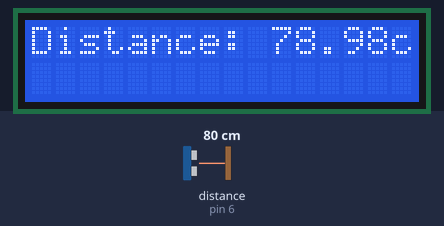
Recording of a sketch running on a simulated Arduino Uno, built with avr-gcc and run on an emulated ATmega328P. Parts: 16×2 character LCD. Wiring (inferred from the names in the program): ultrasonic range finder: trigger pin 7; echo pin 6. The test bench sets the inputs (shaded band); at power-on: distance to the obstacle (sensor on pin 6) 80 cm. The echo pulse lasts 58.3 µs per cm; what the sketch prints to the serial monitor is not drawn.

Above: at 1.2 s.
1.3 s: distance to the obstacle (sensor on pin 6) set to 4 cm
At 1.51 s:
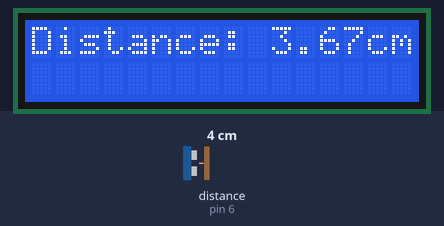
3.8 s: distance to the obstacle (sensor on pin 6) set to 2 cm
At 4.2 s:
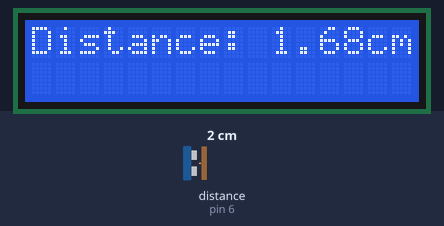
5.4 s: distance to the obstacle (sensor on pin 6) set to 9 cm
At 5.79 s:
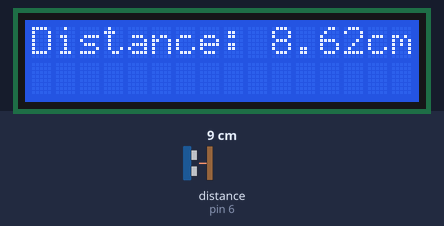
Timing chart, 0 to 8.4 s (numbered marks = the images above; inputs shaded):
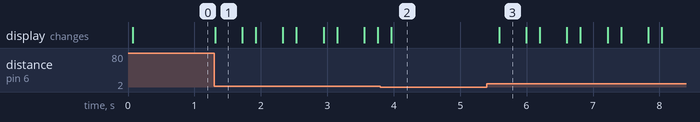

The sketch:

USS_On_LCD.ino
```cpp
//The purpose of this lab was to become familar with the ultra sonic sensor to allow us to calculate and measure the given distance

#include <afstandssensor.h>
#include <LiquidCrystal.h>
//Pins for LCD display
LiquidCrystal lcd(2, 3, 4, 5, 11, 12);

// define pins numbers
const int trigPin = 7;
const int echoPin = 6;
// variables required for distance equation
long duration;
float distance;
void setup() {
  pinMode(trigPin, OUTPUT); // Sets the trigPin as an Output
  pinMode(echoPin, INPUT); // Sets the echoPin as an Input
  Serial.begin(9600); // Starts the serial communication
   lcd.begin(16, 2);
}
void loop() {
  digitalWrite(trigPin, LOW);
  delayMicroseconds(2);
  // Turns ON trigPin for 10 micro seconds
  digitalWrite(trigPin, HIGH);
  delayMicroseconds(10);
  digitalWrite(trigPin, LOW); // Turns trigPin back off
  // Reads the echoPin and returns value microseconds
  duration = pulseIn(echoPin, HIGH);
  // Equation the distance
  distance = duration * 0.034 / 2;
  // Prints the distance on the Serial Monitor
  Serial.print("Distance: ");
  Serial.println(duration);
  //Displays distance in cm on the LCD
  lcd.setCursor(0, 0);
  lcd.print("Distance: ");
  lcd.print(distance);
  lcd.print("cm");
  delay(200);
}
```

Measured:
- after the input at 1.3 s, the display: changes at once (image 1)
- after the input at 3.8 s, the display: changes after 0.16 s (image 2)
- after the input at 5.4 s, the display: changes after 0.19 s (image 3)
- what the display in image 1 shows lasts 0.4 s, from 1.3 s to 1.7 s
